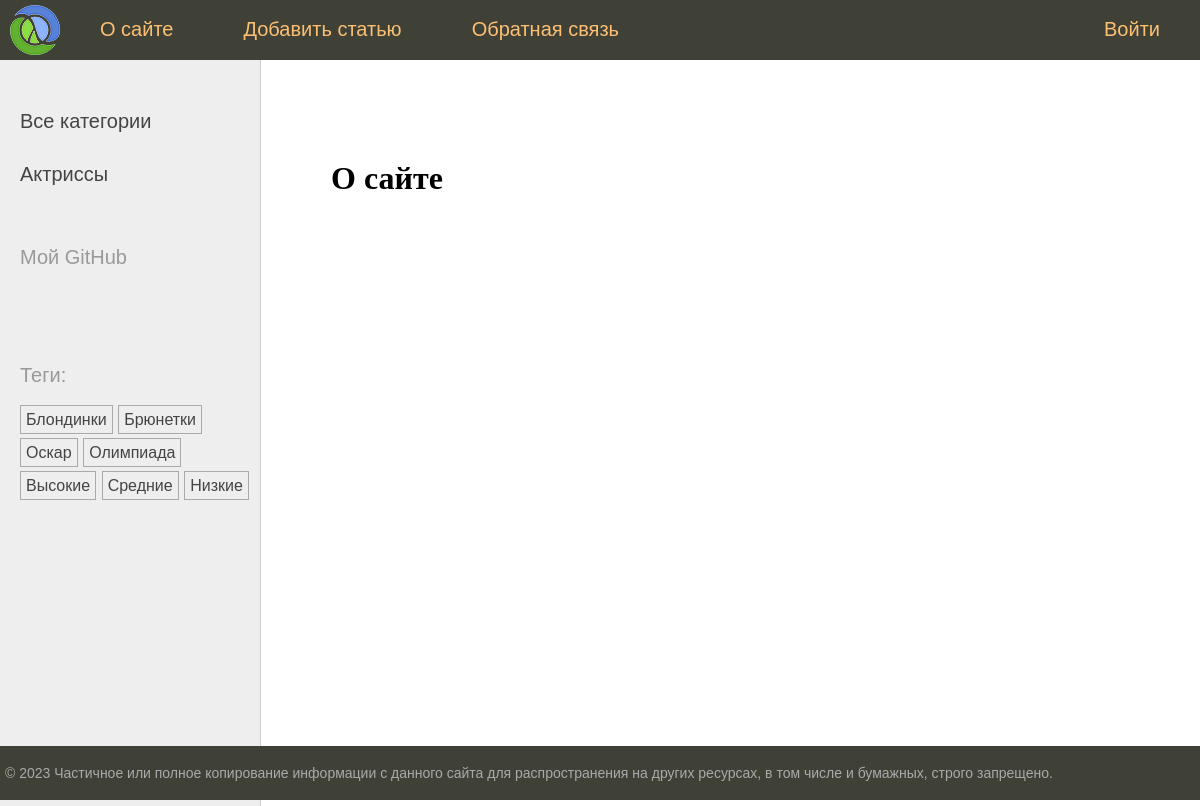
The page /about/ on the database its author committed.
### newsline/models.py (models this page shows, shortened)
class Category(models.Model):
    name = models.CharField(max_length=100, db_index=True)
    slug = models.SlugField(max_length=255, unique=True, db_index=True)
    def get_absolute_url(self):
        return reverse('category', kwargs={'cat_slug': self.slug})

class TagPost(models.Model):
    tag = models.CharField(max_length=100, db_index=True)
    slug = models.SlugField(max_length=255, unique=True, db_index=True)
    def get_absolute_url(self):
        return reverse('tag', kwargs={'tag_slug': self.slug})

### newsline/views.py (the view)
# urls.py: path('about/', views.about, name='about'),
def about(request):
    return render(request, 'newsline/about.html', {"title": 'О сайте', 'menu': menu})

### newsline/templatetags/newsline_tags.py (called while the page is built)
@register.inclusion_tag('newsline/list_categories.html')
def show_categories(cat_selected=0):
    cats = Category.objects.all()
    return {'cats': cats, 'cat_selected': cat_selected}

@register.inclusion_tag('newsline/list_tags.html')
def show_all_tags():
    return {'tags': TagPost.objects.all()}

### newsline/templates/newsline/about.html
{% extends 'base.html' %}
{% block content %}
<h1>{{ title }}</h1>
{% endblock %}

### newsline/templates/newsline/list_categories.html
{% for cat in cats %}
{% if cat.id == cat_selected %}
<li class="selected">{{cat.name}}</li>
{% else %}
<li><a href="{{ cat.get_absolute_url }}">{{cat.name}}</a></li>
{% endif %}
{% endfor %}

### newsline/templates/newsline/list_tags.html
{% if tags %}
<p>Теги:</p>
<ul class="tags-list">
    {% for t in tags %}
    <li><a href="{{t.get_absolute_url}}">{{t.tag}}</a></li>
    {%endfor%}
</ul>
{% endif %}

### newsline/static/newsline/css/styles.css (style rules this page uses)
html, body { font-family: 'Arial'; margin: 0; padding: 0; height: 100%; width: 100%; color: #444; }
a { color: #0059b2; text-decoration: none; }
.left-chapters ul { width: 230px; margin: 0; padding: 20px 10px 10px 20px; list-style: none; font-size: 20px; }
.left-chapters ul li { margin: 30px 0 0 0; color: #999; }
.left-chapters ul li a { color: #444; text-decoration: none; }
ul.tags-list { width: 100%; margin: 0; padding: 0; list-style: none; }
ul.tags-list li { margin: 0; padding: 0 0 10px; display: inline-block; }
ul.tags-list li a { padding: 5px; font-size: 16px; border: 1px solid #aaa; }
.content-text h1 { font-size: 32px; }

### rows shown on the page
Category: name "Актриссы"
TagPost: tag "Блондинки"
TagPost: tag "Брюнетки"
TagPost: tag "Оскар"
TagPost: tag "Олимпиада"
TagPost: tag "Высокие"
TagPost: tag "Средние"
TagPost: tag "Низкие"

### other values the page prints
{{ m.title }} "О сайте" "Добавить статью" "Обратная связь" "Войти"
{{ title }} "О сайте"
